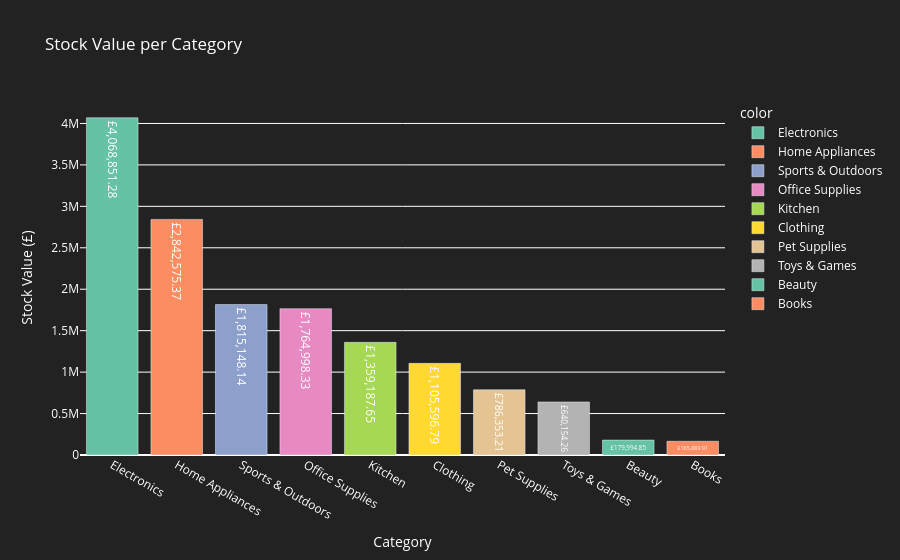

The cell this chart's notebook holds for it:
### Markdown cell above
## Bar chart of category stock values

### Code cell
fig_stock_value = px.bar(
    x=category_stock_value.index,
    y=category_stock_value.values,
    labels={'x': 'Category', 'y': 'Stock Value (£)'},
    title='Stock Value per Category',
    text=category_stock_value.values,
    color=category_stock_value.index,
    color_discrete_sequence=px.colors.qualitative.Set2
    )
fig_stock_value.update_traces(texttemplate='£%{text:,.2f}', textposition='inside', textfont_color='white')
fig_stock_value.update_layout(
    xaxis_title='Category',
    yaxis_title='Stock Value (£)',
    plot_bgcolor='#222',
    paper_bgcolor='#222',
    font_color='white',
    title_font_color='white',
    legend_font_color='white',
    xaxis=dict(tickfont=dict(color='white')),
    yaxis=dict(tickfont=dict(color='white'))
    )
fig_stock_value.show()

### Figure 1 — Plotly figure (JSON) as saved in the notebook; plotly's stock layout.template omitted (floating-point values rounded to 4 significant figures)
{"data": [{"hovertemplate": "color=Electronics<br>Category=%{x}<br>Stock Value (£)=%{y}<br>text=%{text}<extra></extra>", "legendgroup": "Electronics", "marker": {"color": "rgb(102,194,165)", "pattern": {"shape": ""}}, "name": "Electronics", "orientation": "v", "showlegend": true, "text": [4069000.0], "textfont": {"color": "white"}, "textposition": "inside", "texttemplate": "£%{text:,.2f}", "type": "bar", "x": ["Electronics"], "xaxis": "x", "y": [4069000.0], "yaxis": "y"}, {"hovertemplate": "color=Home Appliances<br>Category=%{x}<br>Stock Value (£)=%{y}<br>text=%{text}<extra></extra>", "legendgroup": "Home Appliances", "marker": {"color": "rgb(252,141,98)", "pattern": {"shape": ""}}, "name": "Home Appliances", "orientation": "v", "showlegend": true, "text": [2843000.0], "textfont": {"color": "white"}, "textposition": "inside", "texttemplate": "£%{text:,.2f}", "type": "bar", "x": ["Home Appliances"], "xaxis": "x", "y": [2843000.0], "yaxis": "y"}, {"hovertemplate": "color=Sports & Outdoors<br>Category=%{x}<br>Stock Value (£)=%{y}<br>text=%{text}<extra></extra>", "legendgroup": "Sports & Outdoors", "marker": {"color": "rgb(141,160,203)", "pattern": {"shape": ""}}, "name": "Sports & Outdoors", "orientation": "v", "showlegend": true, "text": [1815000.0], "textfont": {"color": "white"}, "textposition": "inside", "texttemplate": "£%{text:,.2f}", "type": "bar", "x": ["Sports & Outdoors"], "xaxis": "x", "y": [1815000.0], "yaxis": "y"}, {"hovertemplate": "color=Office Supplies<br>Category=%{x}<br>Stock Value (£)=%{y}<br>text=%{text}<extra></extra>", "legendgroup": "Office Supplies", "marker": {"color": "rgb(231,138,195)", "pattern": {"shape": ""}}, "name": "Office Supplies", "orientation": "v", "showlegend": true, "text": [1765000.0], "textfont": {"color": "white"}, "textposition": "inside", "texttemplate": "£%{text:,.2f}", "type": "bar", "x": ["Office Supplies"], "xaxis": "x", "y": [1765000.0], "yaxis": "y"}, {"hovertemplate": "color=Kitchen<br>Category=%{x}<br>Stock Value (£)=%{y}<br>text=%{text}<extra></extra>", "legendgroup": "Kitchen", "marker": {"color": "rgb(166,216,84)", "pattern": {"shape": ""}}, "name": "Kitchen", "orientation": "v", "showlegend": true, "text": [1359000.0], "textfont": {"color": "white"}, "textposition": "inside", "texttemplate": "£%{text:,.2f}", "type": "bar", "x": ["Kitchen"], "xaxis": "x", "y": [1359000.0], "yaxis": "y"}, {"hovertemplate": "color=Clothing<br>Category=%{x}<br>Stock Value (£)=%{y}<br>text=%{text}<extra></extra>", "legendgroup": "Clothing", "marker": {"color": "rgb(255,217,47)", "pattern": {"shape": ""}}, "name": "Clothing", "orientation": "v", "showlegend": true, "text": [1106000.0], "textfont": {"color": "white"}, "textposition": "inside", "texttemplate": "£%{text:,.2f}", "type": "bar", "x": ["Clothing"], "xaxis": "x", "y": [1106000.0], "yaxis": "y"}, {"hovertemplate": "color=Pet Supplies<br>Category=%{x}<br>Stock Value (£)=%{y}<br>text=%{text}<extra></extra>", "legendgroup": "Pet Supplies", "marker": {"color": "rgb(229,196,148)", "pattern": {"shape": ""}}, "name": "Pet Supplies", "orientation": "v", "showlegend": true, "text": [786400.0], "textfont": {"color": "white"}, "textposition": "inside", "texttemplate": "£%{text:,.2f}", "type": "bar", "x": ["Pet Supplies"], "xaxis": "x", "y": [786400.0], "yaxis": "y"}, {"hovertemplate": "color=Toys & Games<br>Category=%{x}<br>Stock Value (£)=%{y}<br>text=%{text}<extra></extra>", "legendgroup": "Toys & Games", "marker": {"color": "rgb(179,179,179)", "pattern": {"shape": ""}}, "name": "Toys & Games", "orientation": "v", "showlegend": true, "text": [640200.0], "textfont": {"color": "white"}, "textposition": "inside", "texttemplate": "£%{text:,.2f}", "type": "bar", "x": ["Toys & Games"], "xaxis": "x", "y": [640200.0], "yaxis": "y"}, {"hovertemplate": "color=Beauty<br>Category=%{x}<br>Stock Value (£)=%{y}<br>text=%{text}<extra></extra>", "legendgroup": "Beauty", "marker": {"color": "rgb(102,194,165)", "pattern": {"shape": ""}}, "name": "Beauty", "orientation": "v", "showlegend": true, "text": [180000.0], "textfont": {"color": "white"}, "textposition": "inside", "texttemplate": "£%{text:,.2f}", "type": "bar", "x": ["Beauty"], "xaxis": "x", "y": [180000.0], "yaxis": "y"}, {"hovertemplate": "color=Books<br>Category=%{x}<br>Stock Value (£)=%{y}<br>text=%{text}<extra></extra>", "legendgroup": "Books", "marker": {"color": "rgb(252,141,98)", "pattern": {"shape": ""}}, "name": "Books", "orientation": "v", "showlegend": true, "text": [165900.0], "textfont": {"color": "white"}, "textposition": "inside", "texttemplate": "£%{text:,.2f}", "type": "bar", "x": ["Books"], "xaxis": "x", "y": [165900.0], "yaxis": "y"}], "layout": {"barmode": "relative", "font": {"color": "white"}, "legend": {"font": {"color": "white"}, "title": {"text": "color"}, "tracegroupgap": 0}, "paper_bgcolor": "#222", "plot_bgcolor": "#222", "title": {"font": {"color": "white"}, "text": "Stock Value per Category"}, "xaxis": {"anchor": "y", "domain": [0, 1], "tickfont": {"color": "white"}, "title": {"text": "Category"}}, "yaxis": {"anchor": "x", "domain": [0, 1], "tickfont": {"color": "white"}, "title": {"text": "Stock Value (£)"}}}}
